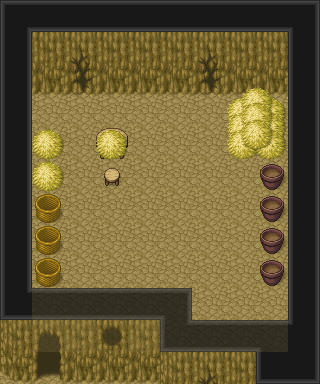

A level layout from a 2D game, rendered from its tile map. Below: a short description, then the map file with tile-grid data replaced by summaries:
An orthogonal 10x12 tile map with 32x32 px tiles, 7 tile layers (Below player, Collisions, Fringe transparent, Fringe non-transparent, ...), 4 tilesets and 6 objects (4x Container, Start, Waypoint).

<map version="1.2" tiledversion="2020.04.10" orientation="orthogonal" renderorder="right-down" compressionlevel="0" width="10" height="12" tilewidth="32" tileheight="32" infinite="0" nextlayerid="13" nextobjectid="8">
 <editorsettings>
  <export target="nahkhasCave.json" format="json" />
 </editorsettings>
 <tileset firstgid="1" source="base.tsx" />
 <tileset firstgid="1065" source="wall-up.tsx" />
 <tileset firstgid="1161" source="base-addition.tsx" />
 <tileset firstgid="1929" source="icon-item-set.tsx" />
 <group id="2" name="Layer 1">
  <layer id="1" name="Below player" width="10" height="12">
   <data>[120 cells, 120 non-empty, 1 distinct tile ids]</data>
  </layer>
  <layer id="3" name="Collisions" width="10" height="12">
   <properties>
    <property name="hasCollisions" type="bool" value="true" />
   </properties>
   <data>[120 cells, 70 non-empty, 22 distinct tile ids]</data>
  </layer>
  <layer id="4" name="Fringe transparent" width="10" height="12" opacity="0.8">
   <properties>
    <property name="fringe" type="bool" value="true" />
   </properties>
   <data>[120 cells, 13 non-empty, 6 distinct tile ids]</data>
  </layer>
  <layer id="11" name="Fringe non-transparent" width="10" height="12">
   <data>[120 cells, 2 non-empty, 2 distinct tile ids]</data>
  </layer>
 </group>
 <group id="5" name="Layer 2">
  <layer id="7" name="Below player" width="10" height="12">
   <data>[120 cells, 1 non-empty, 1 distinct tile ids]</data>
  </layer>
  <layer id="6" name="Collisions" width="10" height="12">
   <properties>
    <property name="hasCollisions" type="bool" value="true" />
   </properties>
   <data>[120 cells, 5 non-empty, 3 distinct tile ids]</data>
  </layer>
  <layer id="8" name="Fringe transparent" width="10" height="12" opacity="0.8">
   <properties>
    <property name="fringe" type="bool" value="true" />
   </properties>
   <data>[120 cells, 1 non-empty, 1 distinct tile ids]</data>
  </layer>
 </group>
 <objectgroup id="12" name="Containers" offsetx="0" offsety="-32">
  <object id="3" name="Yellow Fingers Sapling" type="Container" gid="1395" x="256" y="288" width="32" height="32">
   <properties>
    <property name="items" value="[{&quot;itemId&quot;: &quot;yellow-fingers-sapling&quot;, &quot;quantity&quot;: 1}]" />
   </properties>
  </object>
  <object id="5" name="Pinky Pie Sapling" type="Container" gid="1395" x="256" y="256" width="32" height="32">
   <properties>
    <property name="items" value="[{&quot;itemId&quot;: &quot;pinky-pie-sapling&quot;, &quot;quantity&quot;: 1}]" />
   </properties>
  </object>
  <object id="6" name="Rocky Rose Sapling" type="Container" gid="1395" x="256" y="224" width="32" height="32">
   <properties>
    <property name="items" value="[{&quot;itemId&quot;: &quot;rocky-rose-sapling&quot;, &quot;quantity&quot;: 1}]" />
   </properties>
  </object>
  <object id="7" name="Primula Sapling" type="Container" gid="1395" x="256" y="192" width="32" height="32">
   <properties>
    <property name="items" value="[{&quot;itemId&quot;: &quot;primula-sapling&quot;, &quot;quantity&quot;: 1}]" />
   </properties>
  </object>
 </objectgroup>
 <objectgroup id="9" name="Objects">
  <object id="1" name="Start" x="32" y="320">
   <point />
  </object>
 </objectgroup>
 <objectgroup id="10" name="Waypoints">
  <object id="2" name="Village" type="Waypoint" x="32" y="352" width="32" height="32">
   <properties>
    <property name="location" value="Village" />
    <property name="toCoordinates" value="{&quot;x&quot;: 25, &quot;y&quot;: 17}" />
   </properties>
  </object>
 </objectgroup>
</map>
